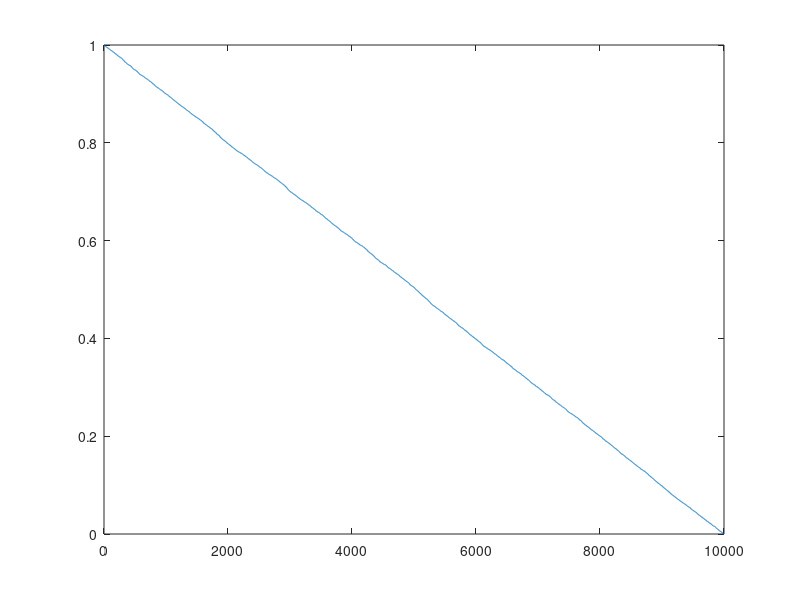

Recreate this plot in MATLAB. (Note: this script raises an error after producing the figure.)
A = dlmread('PS0_A.mat')

% Question 4A
A1 = sort(A(:), 'descend')
plot([1:10000], A1)

% Question 4B
histogram(A1)

% Question 4C
Z = A(50:100, 50:100)

% Question 4D
Amean = mean(A1)
W = A(:) - Amean
imshow(W)

% Question 4E
Y = zeros(100,100,3)
T = find(A(:) > Amean) 
